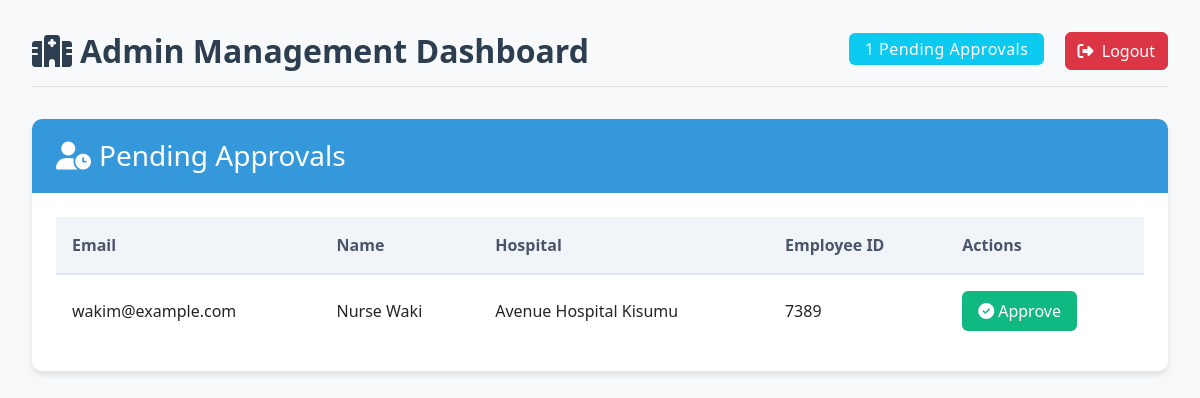
The page /dashboard (signed in) on the database its author committed.
### app/models.py (models this page shows, shortened)
class User(UserMixin, db.Model):
    __tablename__ = 'users'
    id = db.Column(db.Integer, primary_key=True)
    hospital_id = db.Column(db.Integer, db.ForeignKey('hospitals.id'), nullable=False)
    admin_id = db.Column(db.Integer, db.ForeignKey('admins.id'))  # Who approved this user
    email = db.Column(db.String(120), unique=True, nullable=False)
    employee_id = db.Column(db.String(50), nullable=False )
    role = db.Column(db.String(30))  # 'doctor', 'nurse', etc.
    is_approved = db.Column(db.Boolean, default=False)
    approval_date = db.Column(db.DateTime)
    created_at = db.Column(db.DateTime, default=datetime.utcnow)
    name = db.Column(db.String(100), nullable=False)
    password_hash = db.Column(db.String(128))

class Hospital(db.Model):
    __tablename__ = 'hospitals'
    id = db.Column(db.Integer, primary_key=True)
    name = db.Column(db.String(100), unique=True, nullable=False)
    verification_code = db.Column(db.String(20), unique=True)
    is_active = db.Column(db.Boolean, default=True)
    created_at = db.Column(db.DateTime, default=datetime.utcnow)
    total_icu_beds = db.Column(db.Integer, default=0)
    available_icu_beds = db.Column(db.Integer, default=0)
    latitude = db.Column(db.Float)
    longitude = db.Column(db.Float)
    level = db.Column(db.Integer)
    admins = db.relationship('Admin', backref='hospital', lazy=True)
    users = db.relationship('User', backref='hospital', lazy=True)

### app/routes/main.py (the view)
@bp.route('/dashboard')
@login_required
def dashboard():
    if isinstance(current_user, Admin):
        pending_query = User.query.filter_by(is_approved=False)
        if current_user.privilege_level != 'super':
            pending_query = pending_query.filter_by(hospital_id=current_user.hospital_id)
        pending_users = pending_query.all()
        hospital_name = current_user.hospital.name if current_user.privilege_level == 'hospital' else "All Hospitals"
        return render_template('admin/dashboard.html',
                            pending_users=pending_users,
                            hospital_name=hospital_name,
                            current_user=current_user)
    return render_template('users/dashboard.html',
                         current_user=current_user)

### app/models.py (called while the page is built)
@login_manager.user_loader
def load_user(user_id):
    admin = Admin.query.get(int(user_id))
    if admin:
        return admin
    return User.query.get(int(user_id))

### app/templates/admin/dashboard.html (shortened to what this page needs)
{% extends "base.html" %} {% block content %}
<div class="admin-dashboard">
	<div class="dashboard-header">
		<h2><i class="fas fa-hospital me-2"></i>Admin Management Dashboard</h2>
		<div class="header-actions">
			<span class="badge bg-info"
				>{{ pending_users|length }} Pending Approvals</span
			>
			<a href="{{ url_for('main.logout') }}" class="btn btn-danger ms-3">
				<i class="fas fa-sign-out-alt me-1"></i> Logout
			</a>
		</div>
	</div>
	<div class="approval-card">
		<div class="card-header">
			<h3><i class="fas fa-user-clock me-2"></i>Pending Approvals</h3>
		</div>
		<div class="card-body">
			{% if pending_users %}
			<div class="approval-table-container">
				<table class="approval-table">
					<thead>
						<tr>
							<th>Email</th>
							<th>Name</th>
							<th>Hospital</th>
							<th>Employee ID</th>
							<th>Actions</th>
						</tr>
					</thead>
					<tbody>
						{% for user in pending_users %}
						<tr>
							<td>{{ user.email }}</td>
							<td>{{ user.name }}</td>
							<td>{{ user.hospital.name }}</td>
							<td>{{ user.employee_id }}</td>
							<td>
								<a
									href="{{ url_for('admin.approve_user', user_id=user.id) }}"
									class="approve-btn"
									onclick="return confirm('Are you sure you want to approve {{ user.email }}?')">
									<i class="fas fa-check-circle me-1"></i>Approve
								</a>
							</td>
						</tr>
						{% endfor %}
					</tbody>
				</table>
			</div>
			{% else %}
			<div class="no-pending">
				<i class="fas fa-check-circle fa-2x text-success mb-3"></i>
				<p>No pending approvals at this time</p>
			</div>
			{% endif %}
		</div>
	</div>
</div>
{% endblock %}

### app/static/css/styles.css (style rules this page uses)
body { font-family: 'Segoe UI', Tahoma, Geneva, Verdana, sans-serif; background-color: #f8f9fa; overflow-x: hidden; }
.badge { font-weight: 500; padding: 0.35em 0.65em; font-size: 0.75em; letter-spacing: 0.5px; }

### app/templates/admin/dashboard.html (style rules this page uses)
.admin-dashboard { padding: 2rem; background-color: #f8f9fa; min-height: 100vh; }
.dashboard-header { display: flex; justify-content: space-between; align-items: center; margin-bottom: 2rem; padding-bottom: 1rem; border-bottom: 1px solid #e0e0e0; }
.dashboard-header h2 { color: #2c3e50; font-weight: 600; margin: 0; }
.header-actions .badge { font-size: 1rem; padding: 0.5rem 1rem; }
.approval-card { background: white; border-radius: 10px; box-shadow: 0 4px 6px rgba(0, 0, 0, 0.1); overflow: hidden; }
.card-header { background-color: #3498db; color: white; padding: 1.25rem 1.5rem; }
.card-header h3 { margin: 0; font-weight: 500; }
.card-body { padding: 1.5rem; }
.approval-table-container { overflow-x: auto; }
.approval-table { width: 100%; border-collapse: collapse; }
.approval-table th { background-color: #f1f5f9; color: #4a5568; padding: 1rem; text-align: left; font-weight: 600; border-bottom: 2px solid #e2e8f0; }
.approval-table td { padding: 1rem; border-bottom: 1px solid #edf2f7; vertical-align: middle; }
.approval-table tr:last-child td { border-bottom: none; }
.approve-btn { display: inline-flex; align-items: center; padding: 0.5rem 1rem; background-color: #10b981; color: white; border-radius: 6px; text-decoration: none; font-weight: 500; transition: all 0.2s; }

### rows shown on the page
User: email "wakim@example.com", name "Nurse Waki", hospital.name "Avenue Hospital Kisumu", employee_id "7389"

### other values the page prints
{{ pending_users|length }} "1"
